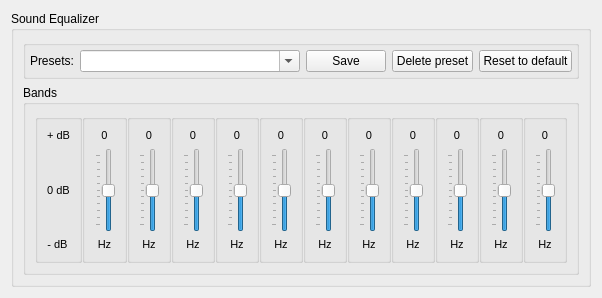
<?xml version="1.0" encoding="UTF-8"?>
<ui version="4.0">
 <class>EqualizerConfig</class>
 <widget class="QWidget" name="EqualizerConfig">
  <layout class="QGridLayout" name="gridLayout_5">
   <item row="0" column="0">
    <widget class="QGroupBox" name="EqualizerGroupBox">
     <property name="sizePolicy">
      <sizepolicy hsizetype="MinimumExpanding" vsizetype="MinimumExpanding">
       <horstretch>0</horstretch>
       <verstretch>0</verstretch>
      </sizepolicy>
     </property>
     <property name="title">
      <string>Sound Equalizer</string>
     </property>
     <layout class="QGridLayout" name="gridLayout_6">
      <item row="0" column="0">
       <widget class="QGroupBox" name="eqPresetsGroupBox">
        <property name="title">
         <string/>
        </property>
        <property name="flat">
         <bool>false</bool>
        </property>
        <layout class="QGridLayout" name="gridLayout_4">
         <property name="margin">
          <number>4</number>
         </property>
         <item row="1" column="1">
          <widget class="QComboBox" name="eqPresets">
           <property name="sizePolicy">
            <sizepolicy hsizetype="Expanding" vsizetype="Fixed">
             <horstretch>0</horstretch>
             <verstretch>0</verstretch>
            </sizepolicy>
           </property>
           <property name="toolTip">
            <string>List of available equalizer presets.</string>
           </property>
           <property name="editable">
            <bool>true</bool>
           </property>
          </widget>
         </item>
         <item row="1" column="2">
          <widget class="QPushButton" name="eqPresetSaveBtn">
           <property name="sizePolicy">
            <sizepolicy hsizetype="Fixed" vsizetype="Fixed">
             <horstretch>0</horstretch>
             <verstretch>0</verstretch>
            </sizepolicy>
           </property>
           <property name="toolTip">
            <string>Save changes of currently selected preset</string>
           </property>
           <property name="text">
            <string>Save</string>
           </property>
          </widget>
         </item>
         <item row="1" column="3">
          <widget class="QPushButton" name="eqPresetDeleteBtn">
           <property name="sizePolicy">
            <sizepolicy hsizetype="Fixed" vsizetype="Fixed">
             <horstretch>0</horstretch>
             <verstretch>0</verstretch>
            </sizepolicy>
           </property>
           <property name="toolTip">
            <string>Delete currently selected preset. Not available for built-in presets.</string>
           </property>
           <property name="text">
            <string>Delete preset</string>
           </property>
          </widget>
         </item>
         <item row="1" column="4">
          <widget class="QPushButton" name="eqPresetResetBtn">
           <property name="sizePolicy">
            <sizepolicy hsizetype="Fixed" vsizetype="Fixed">
             <horstretch>0</horstretch>
             <verstretch>0</verstretch>
            </sizepolicy>
           </property>
           <property name="toolTip">
            <string>Reset selected preset setting to default. Available only for built-in presets.</string>
           </property>
           <property name="text">
            <string>Reset to default</string>
           </property>
          </widget>
         </item>
         <item row="1" column="0">
          <widget class="QLabel" name="eqPresetslabel">
           <property name="text">
            <string>Presets:</string>
           </property>
          </widget>
         </item>
        </layout>
       </widget>
      </item>
      <item row="1" column="0">
       <widget class="QGroupBox" name="eqBandsGroupBox">
        <property name="sizePolicy">
         <sizepolicy hsizetype="MinimumExpanding" vsizetype="MinimumExpanding">
          <horstretch>0</horstretch>
          <verstretch>0</verstretch>
         </sizepolicy>
        </property>
        <property name="minimumSize">
         <size>
          <width>0</width>
          <height>100</height>
         </size>
        </property>
        <property name="title">
         <string>Bands</string>
        </property>
        <property name="flat">
         <bool>false</bool>
        </property>
        <layout class="QGridLayout" name="gridLayout_11">
         <property name="horizontalSpacing">
          <number>0</number>
         </property>
         <item row="0" column="1">
          <widget class="QGroupBox" name="groupBox_4">
           <property name="enabled">
            <bool>true</bool>
           </property>
           <property name="sizePolicy">
            <sizepolicy hsizetype="MinimumExpanding" vsizetype="Expanding">
             <horstretch>0</horstretch>
             <verstretch>0</verstretch>
            </sizepolicy>
           </property>
           <property name="flat">
            <bool>true</bool>
           </property>
           <property name="checkable">
            <bool>false</bool>
           </property>
           <layout class="QVBoxLayout" name="verticalLayout_2">
            <item>
             <widget class="QLabel" name="eqMaxEq">
              <property name="sizePolicy">
               <sizepolicy hsizetype="Fixed" vsizetype="Preferred">
                <horstretch>0</horstretch>
                <verstretch>0</verstretch>
               </sizepolicy>
              </property>
              <property name="font">
               <font>
                <pointsize>8</pointsize>
               </font>
              </property>
              <property name="text">
               <string>+ dB</string>
              </property>
              <property name="alignment">
               <set>Qt::AlignCenter</set>
              </property>
              <property name="wordWrap">
               <bool>true</bool>
              </property>
             </widget>
            </item>
            <item>
             <spacer name="verticalSpacer_3">
              <property name="orientation">
               <enum>Qt::Vertical</enum>
              </property>
              <property name="sizeType">
               <enum>QSizePolicy::MinimumExpanding</enum>
              </property>
              <property name="sizeHint" stdset="0">
               <size>
                <width>20</width>
                <height>20</height>
               </size>
              </property>
             </spacer>
            </item>
            <item>
             <widget class="QLabel" name="eqZero">
              <property name="sizePolicy">
               <sizepolicy hsizetype="Fixed" vsizetype="Preferred">
                <horstretch>0</horstretch>
                <verstretch>0</verstretch>
               </sizepolicy>
              </property>
              <property name="font">
               <font>
                <pointsize>8</pointsize>
               </font>
              </property>
              <property name="text">
               <string>0 dB</string>
              </property>
              <property name="alignment">
               <set>Qt::AlignCenter</set>
              </property>
              <property name="wordWrap">
               <bool>true</bool>
              </property>
             </widget>
            </item>
            <item>
             <spacer name="verticalSpacer_4">
              <property name="orientation">
               <enum>Qt::Vertical</enum>
              </property>
              <property name="sizeType">
               <enum>QSizePolicy::MinimumExpanding</enum>
              </property>
              <property name="sizeHint" stdset="0">
               <size>
                <width>20</width>
                <height>20</height>
               </size>
              </property>
             </spacer>
            </item>
            <item>
             <widget class="QLabel" name="eqMinEq">
              <property name="sizePolicy">
               <sizepolicy hsizetype="Fixed" vsizetype="Preferred">
                <horstretch>0</horstretch>
                <verstretch>0</verstretch>
               </sizepolicy>
              </property>
              <property name="font">
               <font>
                <pointsize>8</pointsize>
               </font>
              </property>
              <property name="text">
               <string>- dB</string>
              </property>
              <property name="alignment">
               <set>Qt::AlignCenter</set>
              </property>
              <property name="wordWrap">
               <bool>true</bool>
              </property>
             </widget>
            </item>
           </layout>
          </widget>
         </item>
         <item row="0" column="2">
          <widget class="QGroupBox" name="eqPreampGroupBox">
           <property name="sizePolicy">
            <sizepolicy hsizetype="MinimumExpanding" vsizetype="MinimumExpanding">
             <horstretch>0</horstretch>
             <verstretch>0</verstretch>
            </sizepolicy>
           </property>
           <property name="title">
            <string notr="true"/>
           </property>
           <property name="flat">
            <bool>true</bool>
           </property>
           <layout class="QVBoxLayout" name="verticalLayout">
            <item>
             <widget class="QLabel" name="eqPreampValue">
              <property name="sizePolicy">
               <sizepolicy hsizetype="Minimum" vsizetype="Preferred">
                <horstretch>0</horstretch>
                <verstretch>0</verstretch>
               </sizepolicy>
              </property>
              <property name="font">
               <font>
                <pointsize>8</pointsize>
               </font>
              </property>
              <property name="text">
               <string>0</string>
              </property>
              <property name="alignment">
               <set>Qt::AlignCenter</set>
              </property>
             </widget>
            </item>
            <item>
             <layout class="QHBoxLayout" name="eqPrampHLayout">
              <property name="leftMargin">
               <number>1</number>
              </property>
              <item>
               <widget class="QSlider" name="eqPreampSlider">
                <property name="sizePolicy">
                 <sizepolicy hsizetype="Fixed" vsizetype="MinimumExpanding">
                  <horstretch>0</horstretch>
                  <verstretch>0</verstretch>
                 </sizepolicy>
                </property>
                <property name="layoutDirection">
                 <enum>Qt::LeftToRight</enum>
                </property>
                <property name="minimum">
                 <number>-100</number>
                </property>
                <property name="maximum">
                 <number>100</number>
                </property>
                <property name="sliderPosition">
                 <number>0</number>
                </property>
                <property name="orientation">
                 <enum>Qt::Vertical</enum>
                </property>
                <property name="tickPosition">
                 <enum>QSlider::TicksAbove</enum>
                </property>
                <property name="tickInterval">
                 <number>20</number>
                </property>
               </widget>
              </item>
             </layout>
            </item>
            <item>
             <widget class="QLabel" name="eqPreampLabel">
              <property name="sizePolicy">
               <sizepolicy hsizetype="Minimum" vsizetype="Preferred">
                <horstretch>0</horstretch>
                <verstretch>0</verstretch>
               </sizepolicy>
              </property>
              <property name="font">
               <font>
                <pointsize>8</pointsize>
               </font>
              </property>
              <property name="text">
               <string>Hz</string>
              </property>
              <property name="alignment">
               <set>Qt::AlignCenter</set>
              </property>
              <property name="wordWrap">
               <bool>true</bool>
              </property>
             </widget>
            </item>
           </layout>
          </widget>
         </item>
         <item row="0" column="13">
          <spacer name="eqHorizontalSpacer1">
           <property name="orientation">
            <enum>Qt::Horizontal</enum>
           </property>
           <property name="sizeHint" stdset="0">
            <size>
             <width>0</width>
             <height>20</height>
            </size>
           </property>
          </spacer>
         </item>
         <item row="0" column="3">
          <widget class="QGroupBox" name="eqBand0GroupBox">
           <property name="sizePolicy">
            <sizepolicy hsizetype="MinimumExpanding" vsizetype="MinimumExpanding">
             <horstretch>0</horstretch>
             <verstretch>0</verstretch>
            </sizepolicy>
           </property>
           <property name="title">
            <string notr="true"/>
           </property>
           <property name="flat">
            <bool>true</bool>
           </property>
           <layout class="QVBoxLayout" name="verticalLayout_3">
            <item>
             <widget class="QLabel" name="eqBand0Value">
              <property name="sizePolicy">
               <sizepolicy hsizetype="Minimum" vsizetype="Preferred">
                <horstretch>0</horstretch>
                <verstretch>0</verstretch>
               </sizepolicy>
              </property>
              <property name="font">
               <font>
                <pointsize>8</pointsize>
               </font>
              </property>
              <property name="text">
               <string>0</string>
              </property>
              <property name="alignment">
               <set>Qt::AlignCenter</set>
              </property>
             </widget>
            </item>
            <item>
             <layout class="QHBoxLayout" name="eqBand0HLayout">
              <item>
               <widget class="QSlider" name="eqBand0Slider">
                <property name="sizePolicy">
                 <sizepolicy hsizetype="Fixed" vsizetype="MinimumExpanding">
                  <horstretch>0</horstretch>
                  <verstretch>0</verstretch>
                 </sizepolicy>
                </property>
                <property name="minimum">
                 <number>-100</number>
                </property>
                <property name="maximum">
                 <number>100</number>
                </property>
                <property name="orientation">
                 <enum>Qt::Vertical</enum>
                </property>
                <property name="tickPosition">
                 <enum>QSlider::TicksAbove</enum>
                </property>
                <property name="tickInterval">
                 <number>20</number>
                </property>
               </widget>
              </item>
             </layout>
            </item>
            <item>
             <widget class="QLabel" name="eqBand0Label">
              <property name="sizePolicy">
               <sizepolicy hsizetype="Minimum" vsizetype="Preferred">
                <horstretch>0</horstretch>
                <verstretch>0</verstretch>
               </sizepolicy>
              </property>
              <property name="font">
               <font>
                <pointsize>8</pointsize>
               </font>
              </property>
              <property name="text">
               <string>Hz</string>
              </property>
              <property name="scaledContents">
               <bool>false</bool>
              </property>
              <property name="alignment">
               <set>Qt::AlignCenter</set>
              </property>
              <property name="wordWrap">
               <bool>true</bool>
              </property>
             </widget>
            </item>
           </layout>
          </widget>
         </item>
         <item row="0" column="4">
          <widget class="QGroupBox" name="eqBand1GroupBox">
           <property name="sizePolicy">
            <sizepolicy hsizetype="MinimumExpanding" vsizetype="MinimumExpanding">
             <horstretch>0</horstretch>
             <verstretch>0</verstretch>
            </sizepolicy>
           </property>
           <property name="title">
            <string notr="true"/>
           </property>
           <property name="flat">
            <bool>true</bool>
           </property>
           <layout class="QVBoxLayout" name="verticalLayout_4">
            <item>
             <widget class="QLabel" name="eqBand1Value">
              <property name="sizePolicy">
               <sizepolicy hsizetype="Minimum" vsizetype="Preferred">
                <horstretch>0</horstretch>
                <verstretch>0</verstretch>
               </sizepolicy>
              </property>
              <property name="font">
               <font>
                <pointsize>8</pointsize>
               </font>
              </property>
              <property name="text">
               <string>0</string>
              </property>
              <property name="alignment">
               <set>Qt::AlignCenter</set>
              </property>
             </widget>
            </item>
            <item>
             <layout class="QHBoxLayout" name="eqBand1HLayout">
              <item>
               <widget class="QSlider" name="eqBand1Slider">
                <property name="sizePolicy">
                 <sizepolicy hsizetype="Fixed" vsizetype="MinimumExpanding">
                  <horstretch>0</horstretch>
                  <verstretch>0</verstretch>
                 </sizepolicy>
                </property>
                <property name="minimum">
                 <number>-100</number>
                </property>
                <property name="maximum">
                 <number>100</number>
                </property>
                <property name="orientation">
                 <enum>Qt::Vertical</enum>
                </property>
                <property name="tickPosition">
                 <enum>QSlider::TicksAbove</enum>
                </property>
                <property name="tickInterval">
                 <number>20</number>
                </property>
               </widget>
              </item>
             </layout>
            </item>
            <item>
             <widget class="QLabel" name="eqBand1Label">
              <property name="sizePolicy">
               <sizepolicy hsizetype="Minimum" vsizetype="Preferred">
                <horstretch>0</horstretch>
                <verstretch>0</verstretch>
               </sizepolicy>
              </property>
              <property name="font">
               <font>
                <pointsize>8</pointsize>
               </font>
              </property>
              <property name="text">
               <string>Hz</string>
              </property>
              <property name="alignment">
               <set>Qt::AlignCenter</set>
              </property>
              <property name="wordWrap">
               <bool>true</bool>
              </property>
             </widget>
            </item>
           </layout>
          </widget>
         </item>
         <item row="0" column="5">
          <widget class="QGroupBox" name="eqBand2GroupBox">
           <property name="sizePolicy">
            <sizepolicy hsizetype="MinimumExpanding" vsizetype="MinimumExpanding">
             <horstretch>0</horstretch>
             <verstretch>0</verstretch>
            </sizepolicy>
           </property>
           <property name="flat">
            <bool>true</bool>
           </property>
           <layout class="QVBoxLayout" name="verticalLayout_5">
            <item>
             <widget class="QLabel" name="eqBand2Value">
              <property name="sizePolicy">
               <sizepolicy hsizetype="Minimum" vsizetype="Preferred">
                <horstretch>0</horstretch>
                <verstretch>0</verstretch>
               </sizepolicy>
              </property>
              <property name="font">
               <font>
                <pointsize>8</pointsize>
               </font>
              </property>
              <property name="text">
               <string>0</string>
              </property>
              <property name="alignment">
               <set>Qt::AlignCenter</set>
              </property>
             </widget>
            </item>
            <item>
             <layout class="QHBoxLayout" name="eqBand2HLayout">
              <item>
               <widget class="QSlider" name="eqBand2Slider">
                <property name="sizePolicy">
                 <sizepolicy hsizetype="Fixed" vsizetype="MinimumExpanding">
                  <horstretch>0</horstretch>
                  <verstretch>0</verstretch>
                 </sizepolicy>
                </property>
                <property name="minimum">
                 <number>-100</number>
                </property>
                <property name="maximum">
                 <number>100</number>
                </property>
                <property name="orientation">
                 <enum>Qt::Vertical</enum>
                </property>
                <property name="tickPosition">
                 <enum>QSlider::TicksAbove</enum>
                </property>
                <property name="tickInterval">
                 <number>20</number>
                </property>
               </widget>
              </item>
             </layout>
            </item>
            <item>
             <widget class="QLabel" name="eqBand2Label">
              <property name="sizePolicy">
               <sizepolicy hsizetype="Minimum" vsizetype="Preferred">
                <horstretch>0</horstretch>
                <verstretch>0</verstretch>
               </sizepolicy>
              </property>
              <property name="font">
               <font>
                <pointsize>8</pointsize>
               </font>
              </property>
              <property name="text">
               <string>Hz</string>
              </property>
              <property name="alignment">
               <set>Qt::AlignCenter</set>
              </property>
              <property name="wordWrap">
               <bool>true</bool>
              </property>
             </widget>
            </item>
           </layout>
          </widget>
         </item>
         <item row="0" column="6">
          <widget class="QGroupBox" name="eqBand3GroupBox">
           <property name="sizePolicy">
            <sizepolicy hsizetype="MinimumExpanding" vsizetype="MinimumExpanding">
             <horstretch>0</horstretch>
             <verstretch>0</verstretch>
            </sizepolicy>
           </property>
           <property name="title">
            <string notr="true"/>
           </property>
           <property name="flat">
            <bool>true</bool>
           </property>
           <layout class="QVBoxLayout" name="verticalLayout_6">
            <item>
             <widget class="QLabel" name="eqBand3Value">
              <property name="sizePolicy">
               <sizepolicy hsizetype="Minimum" vsizetype="Preferred">
                <horstretch>0</horstretch>
                <verstretch>0</verstretch>
               </sizepolicy>
              </property>
              <property name="font">
               <font>
                <pointsize>8</pointsize>
               </font>
              </property>
              <property name="text">
               <string>0</string>
              </property>
              <property name="alignment">
               <set>Qt::AlignCenter</set>
              </property>
             </widget>
            </item>
            <item>
             <layout class="QHBoxLayout" name="eqBand3HLayout">
              <item>
               <widget class="QSlider" name="eqBand3Slider">
                <property name="sizePolicy">
                 <sizepolicy hsizetype="Fixed" vsizetype="MinimumExpanding">
                  <horstretch>0</horstretch>
                  <verstretch>0</verstretch>
                 </sizepolicy>
                </property>
                <property name="minimum">
                 <number>-100</number>
                </property>
                <property name="maximum">
                 <number>100</number>
                </property>
                <property name="orientation">
                 <enum>Qt::Vertical</enum>
                </property>
                <property name="tickPosition">
                 <enum>QSlider::TicksAbove</enum>
                </property>
                <property name="tickInterval">
                 <number>20</number>
                </property>
               </widget>
              </item>
             </layout>
            </item>
            <item>
             <widget class="QLabel" name="eqBand3Label">
              <property name="sizePolicy">
               <sizepolicy hsizetype="Minimum" vsizetype="Preferred">
                <horstretch>0</horstretch>
                <verstretch>0</verstretch>
               </sizepolicy>
              </property>
              <property name="font">
               <font>
                <pointsize>8</pointsize>
               </font>
              </property>
              <property name="text">
               <string>Hz</string>
              </property>
              <property name="alignment">
               <set>Qt::AlignCenter</set>
              </property>
              <property name="wordWrap">
               <bool>true</bool>
              </property>
             </widget>
            </item>
           </layout>
          </widget>
         </item>
         <item row="0" column="7">
          <widget class="QGroupBox" name="eqBand4GroupBox">
           <property name="sizePolicy">
            <sizepolicy hsizetype="MinimumExpanding" vsizetype="MinimumExpanding">
             <horstretch>0</horstretch>
             <verstretch>0</verstretch>
            </sizepolicy>
           </property>
           <property name="flat">
            <bool>true</bool>
           </property>
           <layout class="QVBoxLayout" name="verticalLayout_7">
            <item>
             <widget class="QLabel" name="eqBand4Value">
              <property name="sizePolicy">
               <sizepolicy hsizetype="Minimum" vsizetype="Preferred">
                <horstretch>0</horstretch>
                <verstretch>0</verstretch>
               </sizepolicy>
              </property>
              <property name="font">
               <font>
                <pointsize>8</pointsize>
               </font>
              </property>
              <property name="text">
               <string>0</string>
              </property>
              <property name="alignment">
               <set>Qt::AlignCenter</set>
              </property>
             </widget>
            </item>
            <item>
             <layout class="QHBoxLayout" name="eqBand4HLayout">
              <item>
               <widget class="QSlider" name="eqBand4Slider">
                <property name="sizePolicy">
                 <sizepolicy hsizetype="Fixed" vsizetype="MinimumExpanding">
                  <horstretch>0</horstretch>
                  <verstretch>0</verstretch>
                 </sizepolicy>
                </property>
                <property name="minimum">
                 <number>-100</number>
                </property>
                <property name="maximum">
                 <number>100</number>
                </property>
                <property name="orientation">
                 <enum>Qt::Vertical</enum>
                </property>
                <property name="tickPosition">
                 <enum>QSlider::TicksAbove</enum>
                </property>
                <property name="tickInterval">
                 <number>20</number>
                </property>
               </widget>
              </item>
             </layout>
            </item>
            <item>
             <widget class="QLabel" name="eqBand4Label">
              <property name="sizePolicy">
               <sizepolicy hsizetype="Minimum" vsizetype="Preferred">
                <horstretch>0</horstretch>
                <verstretch>0</verstretch>
               </sizepolicy>
              </property>
              <property name="font">
               <font>
                <pointsize>8</pointsize>
               </font>
              </property>
              <property name="text">
               <string>Hz</string>
              </property>
              <property name="alignment">
               <set>Qt::AlignCenter</set>
              </property>
              <property name="wordWrap">
               <bool>true</bool>
              </property>
             </widget>
            </item>
           </layout>
          </widget>
         </item>
         <item row="0" column="8">
          <widget class="QGroupBox" name="eqBand5GroupBox">
           <property name="sizePolicy">
            <sizepolicy hsizetype="MinimumExpanding" vsizetype="MinimumExpanding">
             <horstretch>0</horstretch>
             <verstretch>0</verstretch>
            </sizepolicy>
           </property>
           <property name="flat">
            <bool>true</bool>
           </property>
           <layout class="QVBoxLayout" name="verticalLayout_10">
            <item>
             <widget class="QLabel" name="eqBand5Value">
              <property name="sizePolicy">
               <sizepolicy hsizetype="Minimum" vsizetype="Preferred">
                <horstretch>0</horstretch>
                <verstretch>0</verstretch>
               </sizepolicy>
              </property>
              <property name="font">
               <font>
                <pointsize>8</pointsize>
               </font>
              </property>
              <property name="text">
               <string>0</string>
              </property>
              <property name="alignment">
               <set>Qt::AlignCenter</set>
              </property>
             </widget>
            </item>
            <item>
             <layout class="QHBoxLayout" name="eqBand5HLayout">
              <item>
               <widget class="QSlider" name="eqBand5Slider">
                <property name="sizePolicy">
                 <sizepolicy hsizetype="Fixed" vsizetype="MinimumExpanding">
                  <horstretch>0</horstretch>
                  <verstretch>0</verstretch>
                 </sizepolicy>
                </property>
                <property name="minimum">
                 <number>-100</number>
                </property>
                <property name="maximum">
                 <number>100</number>
                </property>
                <property name="orientation">
                 <enum>Qt::Vertical</enum>
                </property>
                <property name="tickPosition">
                 <enum>QSlider::TicksAbove</enum>
                </property>
                <property name="tickInterval">
                 <number>20</number>
                </property>
               </widget>
              </item>
             </layout>
            </item>
            <item>
             <widget class="QLabel" name="eqBand5Label">
              <property name="sizePolicy">
               <sizepolicy hsizetype="Minimum" vsizetype="Preferred">
                <horstretch>0</horstretch>
                <verstretch>0</verstretch>
               </sizepolicy>
              </property>
              <property name="font">
               <font>
                <pointsize>8</pointsize>
               </font>
              </property>
              <property name="text">
               <string>Hz</string>
              </property>
              <property name="alignment">
               <set>Qt::AlignCenter</set>
              </property>
              <property name="wordWrap">
               <bool>true</bool>
              </property>
             </widget>
            </item>
           </layout>
          </widget>
         </item>
         <item row="0" column="9">
          <widget class="QGroupBox" name="eqBand6GroupBox">
           <property name="sizePolicy">
            <sizepolicy hsizetype="MinimumExpanding" vsizetype="MinimumExpanding">
             <horstretch>0</horstretch>
             <verstretch>0</verstretch>
            </sizepolicy>
           </property>
           <property name="title">
            <string notr="true"/>
           </property>
           <property name="flat">
            <bool>true</bool>
           </property>
           <layout class="QVBoxLayout" name="verticalLayout_11">
            <item>
             <widget class="QLabel" name="eqBand6Value">
              <property name="sizePolicy">
               <sizepolicy hsizetype="Minimum" vsizetype="Preferred">
                <horstretch>0</horstretch>
                <verstretch>0</verstretch>
               </sizepolicy>
              </property>
              <property name="font">
               <font>
                <pointsize>8</pointsize>
               </font>
              </property>
              <property name="text">
               <string>0</string>
              </property>
              <property name="alignment">
               <set>Qt::AlignCenter</set>
              </property>
             </widget>
            </item>
            <item>
             <layout class="QHBoxLayout" name="eqBand6HLayout">
              <item>
               <widget class="QSlider" name="eqBand6Slider">
                <property name="sizePolicy">
                 <sizepolicy hsizetype="Fixed" vsizetype="MinimumExpanding">
                  <horstretch>0</horstretch>
                  <verstretch>0</verstretch>
                 </sizepolicy>
                </property>
                <property name="minimum">
                 <number>-100</number>
                </property>
                <property name="maximum">
                 <number>100</number>
                </property>
                <property name="orientation">
                 <enum>Qt::Vertical</enum>
                </property>
                <property name="tickPosition">
                 <enum>QSlider::TicksAbove</enum>
                </property>
                <property name="tickInterval">
                 <number>20</number>
                </property>
               </widget>
              </item>
             </layout>
            </item>
            <item>
             <widget class="QLabel" name="eqBand6Label">
              <property name="sizePolicy">
               <sizepolicy hsizetype="Minimum" vsizetype="Preferred">
                <horstretch>0</horstretch>
                <verstretch>0</verstretch>
               </sizepolicy>
              </property>
              <property name="font">
               <font>
                <pointsize>8</pointsize>
               </font>
              </property>
              <property name="text">
               <string>Hz</string>
              </property>
              <property name="alignment">
               <set>Qt::AlignCenter</set>
              </property>
              <property name="wordWrap">
               <bool>true</bool>
              </property>
             </widget>
            </item>
           </layout>
          </widget>
         </item>
         <item row="0" column="10">
          <widget class="QGroupBox" name="eqBand7GroupBox">
           <property name="sizePolicy">
            <sizepolicy hsizetype="MinimumExpanding" vsizetype="MinimumExpanding">
             <horstretch>0</horstretch>
             <verstretch>0</verstretch>
            </sizepolicy>
           </property>
           <property name="title">
            <string notr="true"/>
           </property>
           <property name="flat">
            <bool>true</bool>
           </property>
           <layout class="QVBoxLayout" name="verticalLayout_8">
            <item>
             <widget class="QLabel" name="eqBand7Value">
              <property name="sizePolicy">
               <sizepolicy hsizetype="Minimum" vsizetype="Preferred">
                <horstretch>0</horstretch>
                <verstretch>0</verstretch>
               </sizepolicy>
              </property>
              <property name="font">
               <font>
                <pointsize>8</pointsize>
               </font>
              </property>
              <property name="text">
               <string>0</string>
              </property>
              <property name="alignment">
               <set>Qt::AlignCenter</set>
              </property>
             </widget>
            </item>
            <item>
             <layout class="QHBoxLayout" name="eqBand7HLayout">
              <item>
               <widget class="QSlider" name="eqBand7Slider">
                <property name="sizePolicy">
                 <sizepolicy hsizetype="Fixed" vsizetype="MinimumExpanding">
                  <horstretch>0</horstretch>
                  <verstretch>0</verstretch>
                 </sizepolicy>
                </property>
                <property name="minimum">
                 <number>-100</number>
                </property>
                <property name="maximum">
                 <number>100</number>
                </property>
                <property name="orientation">
                 <enum>Qt::Vertical</enum>
                </property>
                <property name="tickPosition">
                 <enum>QSlider::TicksAbove</enum>
                </property>
                <property name="tickInterval">
                 <number>20</number>
                </property>
               </widget>
              </item>
             </layout>
            </item>
            <item>
             <widget class="QLabel" name="eqBand7Label">
              <property name="sizePolicy">
               <sizepolicy hsizetype="Minimum" vsizetype="Preferred">
                <horstretch>0</horstretch>
                <verstretch>0</verstretch>
               </sizepolicy>
              </property>
              <property name="font">
               <font>
                <pointsize>8</pointsize>
               </font>
              </property>
              <property name="text">
               <string>Hz</string>
              </property>
              <property name="alignment">
               <set>Qt::AlignCenter</set>
              </property>
              <property name="wordWrap">
               <bool>true</bool>
              </property>
             </widget>
            </item>
           </layout>
          </widget>
         </item>
         <item row="0" column="11">
          <widget class="QGroupBox" name="eqBand8GroupBox">
           <property name="sizePolicy">
            <sizepolicy hsizetype="MinimumExpanding" vsizetype="MinimumExpanding">
             <horstretch>0</horstretch>
             <verstretch>0</verstretch>
            </sizepolicy>
           </property>
           <property name="title">
            <string notr="true"/>
           </property>
           <property name="flat">
            <bool>true</bool>
           </property>
           <layout class="QVBoxLayout" name="verticalLayout_9">
            <item>
             <widget class="QLabel" name="eqBand8Value">
              <property name="sizePolicy">
               <sizepolicy hsizetype="Minimum" vsizetype="Preferred">
                <horstretch>0</horstretch>
                <verstretch>0</verstretch>
               </sizepolicy>
              </property>
              <property name="font">
               <font>
                <pointsize>8</pointsize>
               </font>
              </property>
              <property name="text">
               <string>0</string>
              </property>
              <property name="alignment">
               <set>Qt::AlignCenter</set>
              </property>
             </widget>
            </item>
            <item>
             <layout class="QHBoxLayout" name="eqBand8HLayout">
              <item>
               <widget class="QSlider" name="eqBand8Slider">
                <property name="sizePolicy">
                 <sizepolicy hsizetype="Fixed" vsizetype="MinimumExpanding">
                  <horstretch>0</horstretch>
                  <verstretch>0</verstretch>
                 </sizepolicy>
                </property>
                <property name="minimum">
                 <number>-100</number>
                </property>
                <property name="maximum">
                 <number>100</number>
                </property>
                <property name="orientation">
                 <enum>Qt::Vertical</enum>
                </property>
                <property name="tickPosition">
                 <enum>QSlider::TicksAbove</enum>
                </property>
                <property name="tickInterval">
                 <number>20</number>
                </property>
               </widget>
              </item>
             </layout>
            </item>
            <item>
             <widget class="QLabel" name="eqBand8Label">
              <property name="sizePolicy">
               <sizepolicy hsizetype="Minimum" vsizetype="Preferred">
                <horstretch>0</horstretch>
                <verstretch>0</verstretch>
               </sizepolicy>
              </property>
              <property name="font">
               <font>
                <pointsize>8</pointsize>
               </font>
              </property>
              <property name="text">
               <string>Hz</string>
              </property>
              <property name="alignment">
               <set>Qt::AlignCenter</set>
              </property>
              <property name="wordWrap">
               <bool>true</bool>
              </property>
             </widget>
            </item>
           </layout>
          </widget>
         </item>
         <item row="0" column="12">
          <widget class="QGroupBox" name="eqBand9GroupBox">
           <property name="sizePolicy">
            <sizepolicy hsizetype="MinimumExpanding" vsizetype="MinimumExpanding">
             <horstretch>0</horstretch>
             <verstretch>0</verstretch>
            </sizepolicy>
           </property>
           <property name="title">
            <string notr="true"/>
           </property>
           <property name="flat">
            <bool>true</bool>
           </property>
           <layout class="QVBoxLayout" name="verticalLayout_12">
            <item>
             <widget class="QLabel" name="eqBand9Value">
              <property name="sizePolicy">
               <sizepolicy hsizetype="Minimum" vsizetype="Preferred">
                <horstretch>0</horstretch>
                <verstretch>0</verstretch>
               </sizepolicy>
              </property>
              <property name="font">
               <font>
                <pointsize>8</pointsize>
               </font>
              </property>
              <property name="text">
               <string>0</string>
              </property>
              <property name="alignment">
               <set>Qt::AlignCenter</set>
              </property>
             </widget>
            </item>
            <item>
             <layout class="QHBoxLayout" name="eqBand9HLayout">
              <item>
               <widget class="QSlider" name="eqBand9Slider">
                <property name="sizePolicy">
                 <sizepolicy hsizetype="Fixed" vsizetype="MinimumExpanding">
                  <horstretch>0</horstretch>
                  <verstretch>0</verstretch>
                 </sizepolicy>
                </property>
                <property name="minimum">
                 <number>-100</number>
                </property>
                <property name="maximum">
                 <number>100</number>
                </property>
                <property name="orientation">
                 <enum>Qt::Vertical</enum>
                </property>
                <property name="tickPosition">
                 <enum>QSlider::TicksAbove</enum>
                </property>
                <property name="tickInterval">
                 <number>20</number>
                </property>
               </widget>
              </item>
             </layout>
            </item>
            <item>
             <widget class="QLabel" name="eqBand9Label">
              <property name="sizePolicy">
               <sizepolicy hsizetype="Minimum" vsizetype="Preferred">
                <horstretch>0</horstretch>
                <verstretch>0</verstretch>
               </sizepolicy>
              </property>
              <property name="font">
               <font>
                <pointsize>8</pointsize>
               </font>
              </property>
              <property name="text">
               <string>Hz</string>
              </property>
              <property name="alignment">
               <set>Qt::AlignCenter</set>
              </property>
              <property name="wordWrap">
               <bool>true</bool>
              </property>
             </widget>
            </item>
           </layout>
          </widget>
         </item>
        </layout>
       </widget>
      </item>
     </layout>
    </widget>
   </item>
  </layout>
 </widget>
</ui>
